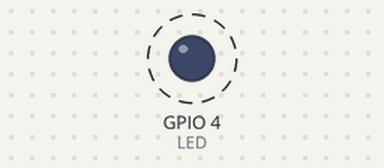
A program run on a simulated ESP32. On the bench: output pins drawn as LEDs (lit = HIGH). Dashed ring = blinking.

Above: at 0.5 s.
Timing chart, 0 to 4.6 s (numbered marks = the images above):
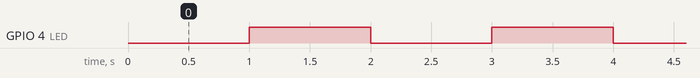

The program:

main.cpp
```cpp
// Week3-Lecture2
// Timer Interrupt (Internal)
// Embedded IoT System Fall-2026

// Name: Noor Fatima                 Reg#: 1085
#include <Arduino.h>

#define LED 4

hw_timer_t *My_timer = NULL;

void IRAM_ATTR onTimer()
{
    digitalWrite(LED, !digitalRead(LED));
}

void setup()
{
    pinMode(LED, OUTPUT);

    // Timer 0, prescaler 80
    // 80 MHz / 80 = 1 MHz
    // 1 tick = 1 microsecond
    My_timer = timerBegin(0, 80, true);

    // Attach interrupt
    timerAttachInterrupt(My_timer, &onTimer, false);

    // Generate interrupt every 1,000,000 microseconds = 1 second
    timerAlarmWrite(My_timer, 1000000, true);

    // Enable timer alarm
    timerAlarmEnable(My_timer);
}

void loop()
{
    // Nothing needed
}
```

Measured:
- by itself, GPIO 4 (LED): alternates HIGH for 1.0 s and LOW for 1.0 s
